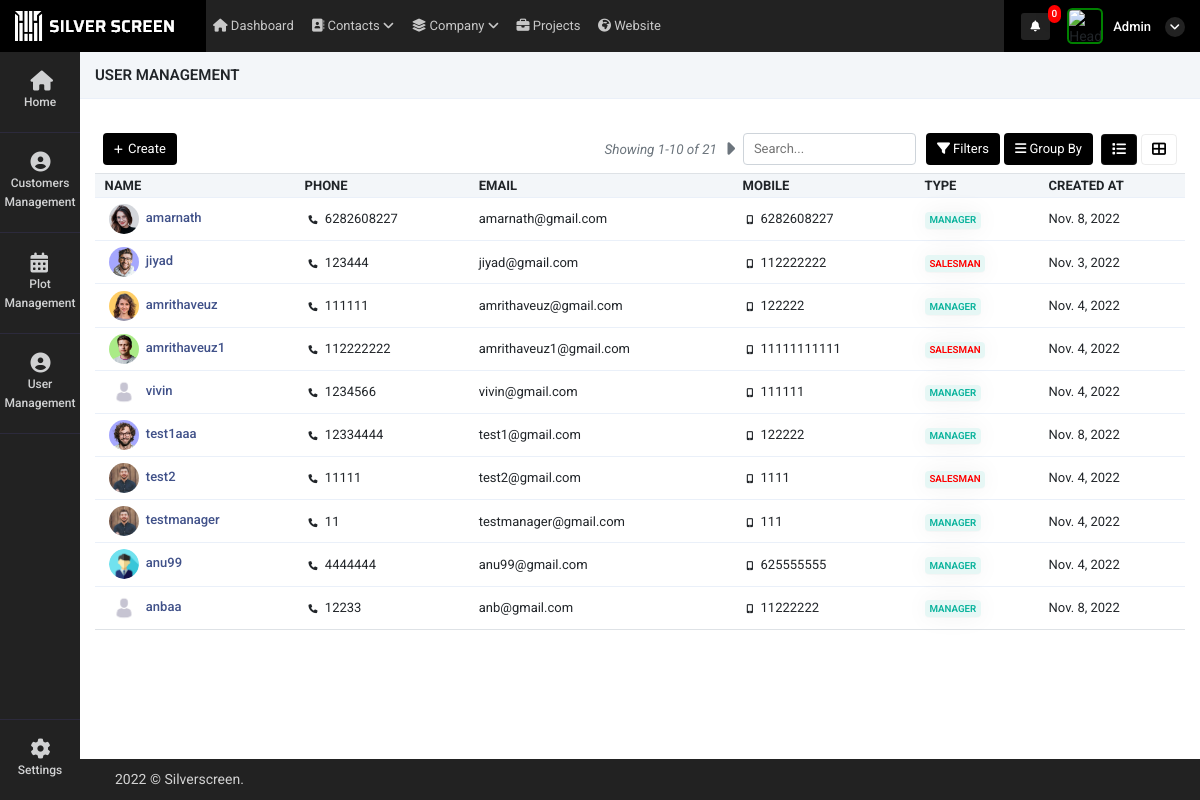
Screenshot of /user_management (signed in) with the database file from the repository.
### super_admin/models.py (models this page shows)
class common(models.Model):  # COMM0N
    dt = models.DateField(auto_now=True)
    tm = models.TimeField(auto_now=True)
    updated = models.DateTimeField(default=timezone.now)
    status = models.CharField(max_length=255, null=True)
    class Meta:
        abstract = True

class user_Details(common):
    auth_user = models.ForeignKey(User,on_delete=models.CASCADE,related_name="auth_user_login_id", null=True)
    name = models.CharField(max_length=255,null=True)
    phone = models.CharField(max_length=255,null=True)
    email = models.EmailField(null=True)
    mobile = models.CharField(max_length=255,null=True)
    emp_id = models.CharField(max_length=255,null=True)
    address1 = models.CharField(max_length=255,null=True)
    address2 = models.CharField(max_length=255,null=True)
    city = models.CharField(max_length=255,null=True)
    state = models.CharField(max_length=255,null=True)
    country = models.CharField(max_length=255,null=True)
    zip = models.CharField(max_length=255,null=True)
    password_geration_type = models.CharField(max_length=255,choices=password_generate_option,null=True)
    user_type = models.CharField(max_length=255,choices=login_user_type,null=True)
    atatchment = models.FileField(upload_to="user_image",null=True)
    created_by = models.ForeignKey(User,on_delete=models.CASCADE,related_name="added_by_user_id", null=True)
    plot_list_view = models.CharField(max_length=255,null=True)
    price_visibility = models.IntegerField(null=True,default=1)
    property_access =  models.CharField(max_length=255,choices=property_access_option,null=True)
    manager_nav_ploat_permission = models.IntegerField(default=0)
    manager_nav_user_permission = models.IntegerField(default=0)
    manager_nav_plot_edit_permission = models.IntegerField(default=0)

### super_admin/views.py (the view)
# urls.py: path('user_management',views.user_management,name='user_management'),
def user_management(request):
    page_number = request.GET.get("page")
    user_data = user_Details.objects.all()
    data_paginator = Paginator(user_data, 10)
    try:
        page_obj = data_paginator.get_page(page_number)
    except PageNotAnInteger:
        page_obj = data_paginator.page(1)
    context = {
        'user_data': user_data,
        'page_obj': page_obj
    }
    return render(request, 'super_admin/user_management.html', context)

### super_admin/templates/super_admin/user_management.html (shortened to what this page needs)
 {% extends "super_admin/base10.html" %}
{% load static %}
    {% block content %}
    <div class="container-fluid px-0">
        <div class="row">
            <div class="col-12 buttns">
                <h5>User Management</h5>
            </div>
            </div>
            </div>
    <div class="container-fluid mt-4">
        <div class="tab-content contnt" id="demo_result_employee">
            <div class="tab-pane active" id="home1" role="tabpanel">
                <div
                    class="d-flex align-items-center justify-content-between px-2">
                    <div class="col-md-4 px-0">
                        <a href="create_user"><button type="button"
                                class="btn btn-prim add-btn create-button"><i
                                    class="fas fa-plus"></i>
                                Create
                            </button></a>
                    </div>
                    <div class="d-flex align-items-center">
                        <span class="text-muted d-flex align-items-center">
                            <i class="text-muted" style="font-size: 13.5px;">Showing {{ page_obj.start_index }}-{{ page_obj.end_index }} of {{ page_obj.paginator.count }}</i>
                            {% if page_obj.has_next %}
                                <a class="next_page_action" data-url="next_page_action_url_user?page={{page_obj.next_page_number}}"  style="color: black;" href="#"><i class="fas fa-caret-right ml-2 pagintn text-muted pagination_add" style="font-size: 20px;margin-top: 3px;"></i></a>
                            {% endif %}
                        </span>
                        <input type="text" class="form-cont ml-2"
                            placeholder="Search..." autocomplete="off"
                            id="search_value" value="" onkeyup="myFunction()">
                        <div class="dropdown btn-group fitr">
                            <button type="button" class="btn btn-prim dropdown-toggle" data-toggle="dropdown">
                                <i class="fas fa-filter"></i>
                                Filters
                            </button>
                        </div>
                        <div class="dropdown btn-group grpby">
                            <button type="button" class="btn btn-prim mx-1 dropdown-toggle" data-toggle="dropdown"> <i
                                    class="fas fa-bars"></i>
                                Group By
                            </button>
                        </div>
                        <ul class="nav nav-tabs nav-ta" role="tablist">
                            <li class="nav-item mx-1">
                                <a class="nav-link kan-tab active"
                                    data-toggle="tab" href="#ho" role="tab"
                                    aria-selected="false">
                                    <i class="fas fa-list"></i>
                                </a>
                            </li>
                            <li class="nav-item">
                                <a class="nav-link kan-tab" data-toggle="tab"
                                    href="#pro" role="tab"
                                    aria-selected="false">
                                    <i class="fas fa-th-large"></i>
                                </a>
                            </li>
                        </ul>
                    </div>
                </div>
                <div class="tab-content">
                    <div class="tab-pane active" id="ho" role="tabpanel">
                        <div class="table-responsive mb-1  mt-2">
                            <table class="table table-nowrap align-middle user_table"
                                id="orderTable">
                                <thead class="table-light">
                                    <tr class="text-uppercase">
                                        <th class="sort"
                                            data-sort="customer_name" style="width:200px;">
                                            Name</th>
                                        <th class="sort"
                                            data-sort="product_name">
                                           Phone
                                        </th>
                                        <th class="sort" data-sort="date">Email</th>
                                        <th class="sort" data-sort="company">
                                           Mobile
                                        </th>
                                        <th class="sort" data-sort="company">
                                            Type
                                         </th>
                                        <th class="sort" data-sort="company">
                                           Created At
                                        </th>
                                    </tr>
                                </thead>
                                <tbody class="list form-check-all append_search_result">
                                    {% for i in page_obj  %}
                                    <tr onclick="window.location='user_edit?id={{i.id}}'">
                                        {% if i.atatchment == "" %}
                                        <td class="id"><img style="width:30px;    border-radius: 50%;" src="{% static 'adminicon.jpg' %}" class="m-1"/><a href="user_edit?id={{i.id}}"
                                                class="fw-medium link-primary">&nbsp;{{i.name}}</a>
                                        </td>
                                        {% else %}
                                        <td class="id"><img style="width:30px;    border-radius: 50%;" src="./media/{{i.atatchment}}" class="m-1"/><a href="user_edit?id={{i.id}}"
                                                class="fw-medium link-primary">&nbsp;{{i.name}}</a>
                                        </td>
                                        {% endif %}
                                        <td class="customer_name"><i class="fa fa-phone m-1" style="font-size: 9px;"></i>&nbsp;{{i.phone}}
                                        </td>
                                        <td class="product_name">{{i.email}}</td>
                                        <td class="date"><i class="fa fa-mobile m-1" style="font-size: 9px;"></i>&nbsp;{{i.mobile}}</td>
                                        <td class="company">
                                            {% if i.user_type == "manager" %}
                                            <span
                                                class="badge badge-soft-success text-uppercase">Manager</span>
                                            {% elif i.user_type == "salesman"  %}
                                            <span style="color: red!important"
                                                class="badge badge-soft-success text-uppercase">Salesman</span>
                                                {% elif i.user_type == "admin"  %}
                                                <span style="color: rgb(35, 43, 156)!important"
                                                    class="badge badge-soft-success text-uppercase">Admin</span>
                                            {% endif %}
                                            </td>
                                        <td class="status">{{i.dt}}
                                        </td>
                                    </tr>
                                    {% endfor %}
                                </tbody>
                            </table>
                        </div>
                    </div>
                </div>
            </div>
        </div>
    </div>
{% endblock %}

### super_admin/templates/super_admin/base10.html (shortened to what this page needs)
<!doctype html>
<html lang="en">
    {% load static %}
    {% load notification %}
<head>
    <link rel="stylesheet" href="{% static 'admin/css/morris.css' %}">
    <link href="{% static 'admin/css/bootstrap.min.css' %}" rel="stylesheet" type="text/css" />
    <link href="{% static 'admin/css/icons.css' %}" rel="stylesheet" type="text/css" />
    <link href="{% static 'admin/css/style.css' %}" rel="stylesheet" type="text/css" />
</head>
<body class="">
    <div id="wrapper">
        <div class="left side-menu">
            <div class="slimscroll-menu" id="remove-scroll">
                <div id="sidebar-menu" class="sidaber_menu">
                    <ul class="" id="side-menu">
                        <li>
                            <a class="splnav" href="{% url 'home' %}"> <i class="fa fa-home"></i>
                                <p>Home</p>
                            </a>
                        </li>
                        {% if request.user|get_user_type_action:"user_type" %}
                        <li>
                            <a href="customer_management" class="splnav"> <i class="fa fa-user-circle"></i>
                                <p>Customers Management</p>
                            </a>
                        </li>
                        {% endif %}
                        {% if request.user|get_nav_permission:"plot_management" %}
                        <li>
                            <a class="splnav" href="property_management"> <i class="fa fa-calendar"></i>
                                <p>Plot Management</p>
                            </a>
                        </li>
                        {% endif %}
                        {% if request.user|get_nav_permission:"user_management" %}
                        <li>
                            <a href="user_management" class="splnav"> <i class="fa fa-user-circle"></i>
                                <p>User  Management</p>
                            </a>
                        </li>
                        {% endif %}
                        <li class="bootm_toggle_settings_button ">
                            <a class="splnav bdr_btmnone_nav" href="profile"> <i class="fa fa-cog"></i>
                                <p>Settings</p>
                            </a>
                        </li>
                    </ul>
                </div>
            </div>
        </div>
        <div class="content-page">
            <div class="topbar">
                <div class="navbar-header">
                    <div class="d-flex">
                        <div class="binance">
                            <img src="{% static 'admin/img/silv.png' %}" alt="">
                        </div>
                    </div>
                    <ul class="navbar-nav1 bg-2 col">
                        <li class="nav-item d-none d-sm-inline-block">
                            <a href="" class="nav-link"><i class="fa fa-home"></i> Dashboard</a>
                        </li>
                        <li class="nav-item d-none d-sm-inline-block">
                            <a href="" class="nav-link"><i class="fa fa-address-book"></i> Contacts <i
                                    class="a-right fa fa-angle-down"></i></a>
                        </li>
                        <li class="nav-item d-none d-sm-inline-block">
                            <a href="" class="nav-link"><i class="fas fa-layer-group"></i> Company <i
                                    class="a-right fa fa-angle-down"></i></a>
                        </li>
                        <li class="nav-item d-none d-sm-inline-block">
                            <a href="" class="nav-link"><i class="fas fa-briefcase"></i> Projects</a>
                        </li>
                        <li class="nav-item d-none d-sm-inline-block">
                            <a href="" class="nav-link"><i class="fas fa-globe-africa"></i> Website</a>
                        </li>
                    </ul>
                    <div class="d-flex align-items-center icns">
                        <div class="dropdown topbar-head-dropdown ms-1 header-item">
                            <a href="view_all_activity">
                                <i class="fas fa-bell fs-icn">
                                    <span
                                        class="position-absolute topbar-badge fs-9 translate-middle badge rounded-pill bg-red">{{ request.user|get_notifications:"sss" }}</span></i>
                                    </a>
                        </div>
                        <div class="dropdown header-item topbar-user king button-drpdown">
                            <span class="d-flex align-items-center drpdown-toggle">
                                <img class="header-profile-user" src="{{ request.user|get_loginUsernameImage:"sss" }}" alt="Header Avatar">
                                <span class="text-start ms-xl-2">
                                    <span class="d-none d-xl-inline-block ms-1 fw-medium user-name-text">  {{request.user.username|title}}</span>
                                    <i class="pro-icn fa fa-angle-down"></i>
                                </span>
                            </span>
                        </div>
                    </div>
                </div>
            </div>
            <div class="content">
                {% block content %}
                {% endblock %}
            </div>
            <footer class="footer">
                <div class="container-fluid">
                    <div class="row">
                        <div class="col-sm-6">
                             © Silverscreen.
                        </div>
                        <div class="col-sm-6">
                        </div>
                    </div>
                </div>
            </footer>
        </div>
    </div>
</body>
</html>

### rows the page displays
user_Details: atatchment (picture), name "amarnath", phone "6282608227", email "amarnath@gmail.com", mobile "6282608227", user_type "MANAGER", dt "Nov. 8, 2022"
user_Details: atatchment (picture), name "jiyad", phone "123444", email "jiyad@gmail.com", mobile "112222222", user_type "SALESMAN", dt "Nov. 3, 2022"
user_Details: atatchment (picture), name "amrithaveuz", phone "111111", email "amrithaveuz@gmail.com", mobile "122222", user_type "MANAGER", dt "Nov. 4, 2022"
user_Details: atatchment (picture), name "amrithaveuz1", phone "112222222", email "amrithaveuz1@gmail.com", mobile "11111111111", user_type "SALESMAN", dt "Nov. 4, 2022"
user_Details: name "vivin", phone "1234566", email "vivin@gmail.com", mobile "111111", user_type "MANAGER", dt "Nov. 4, 2022"
user_Details: atatchment (picture), name "test1aaa", phone "12334444", email "test1@gmail.com", mobile "122222", user_type "MANAGER", dt "Nov. 8, 2022"
user_Details: atatchment (picture), name "test2", phone "11111", email "test2@gmail.com", mobile "1111", user_type "SALESMAN", dt "Nov. 4, 2022"
user_Details: atatchment (picture), name "testmanager", phone "11", email "testmanager@gmail.com", mobile "111", user_type "MANAGER", dt "Nov. 4, 2022"
user_Details: atatchment (picture), name "anu99", phone "4444444", email "anu99@gmail.com", mobile "625555555", user_type "MANAGER", dt "Nov. 4, 2022"
user_Details: atatchment (placeholder picture), name "anbaa", phone "12233", email "anb@gmail.com", mobile "11222222", user_type "MANAGER", dt "Nov. 8, 2022"

### other values shown
{{ request.user|get_notifications:"sss" }} "0"
{{ request.user.username|title }} "Admin"
{{ page_obj.start_index }} "1"
{{ page_obj.end_index }} "10"
{{ page_obj.paginator.count }} "21"
